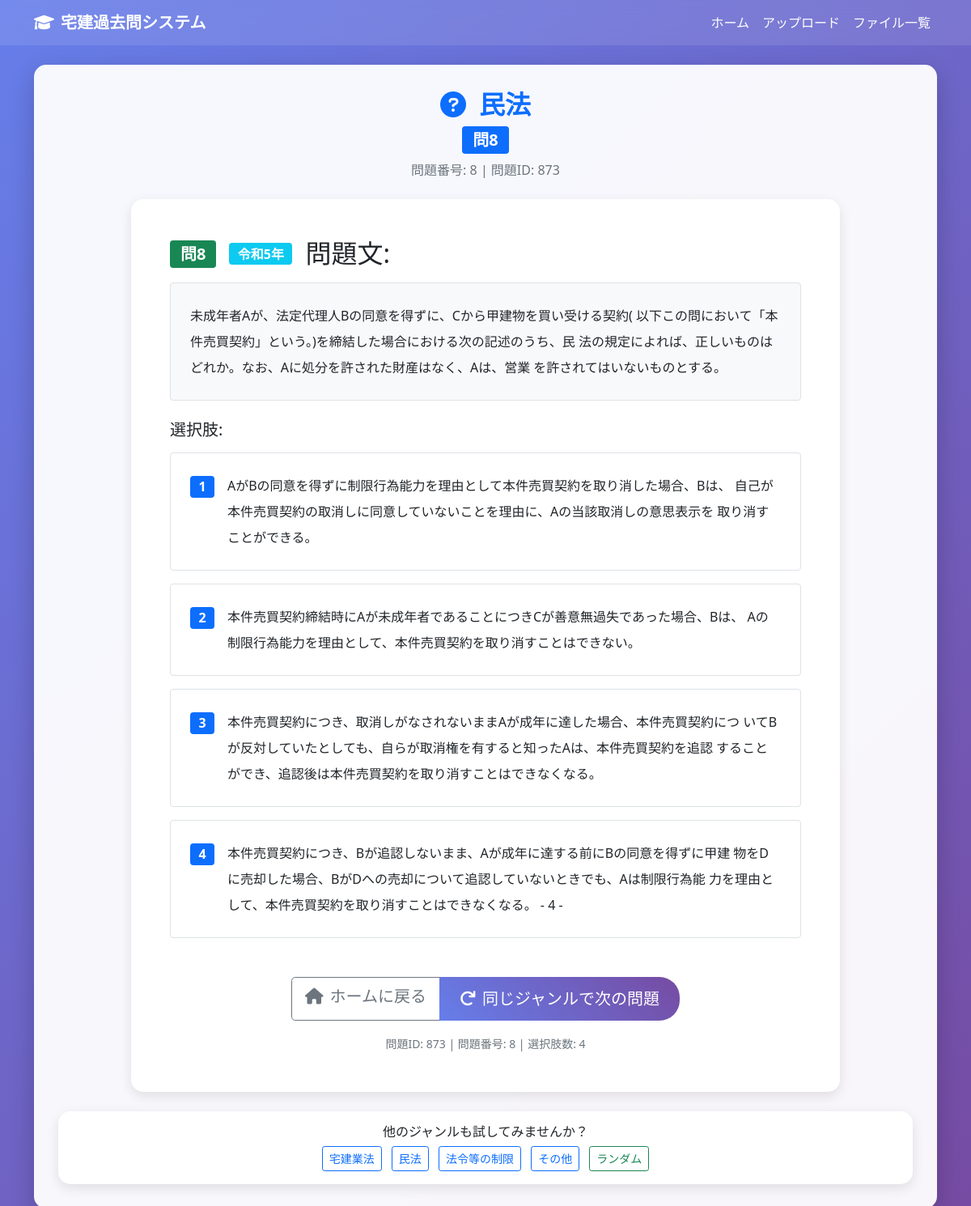
Page /question/civil_law on the committed database.
### tables this page shows
CREATE TABLE questions (
            id INTEGER PRIMARY KEY AUTOINCREMENT,
            pdf_id INTEGER,
            question_text TEXT NOT NULL,
            options TEXT,
            correct_answer TEXT,
            explanation TEXT,
            genre TEXT,
            question_number INTEGER, year TEXT,
            FOREIGN KEY (pdf_id) REFERENCES pdf_files (id)
        );

### app.py (the view)
@app.route('/question/<genre>')
def get_question(genre):
    conn = sqlite3.connect('takken_exam.db')
    cursor = conn.cursor()
    if genre == 'random':
        cursor.execute('SELECT * FROM questions WHERE correct_answer IS NOT NULL AND correct_answer != "" ORDER BY RANDOM() LIMIT 1')
    else:
        cursor.execute('SELECT * FROM questions WHERE genre = ? AND correct_answer IS NOT NULL AND correct_answer != "" ORDER BY RANDOM() LIMIT 1', (genre,))
    question = cursor.fetchone()
    conn.close()
    if question:
        import json
        try:
            options = json.loads(question[3]) if question[3] else []  # optionsはインデックス3
        except (json.JSONDecodeError, TypeError):
            options = []
        question_data = {
            'id': question[0],                    # id
            'question_text': question[2],        # question_text
            'options': options,                  # options (JSON)
            'correct_answer': question[4],       # correct_answer
            'genre': GENRES.get(question[6], question[6]),  # genre
            'question_number': question[7],      # question_number
            'year': question[8] if len(question) > 8 else ''  # year
        }
        return render_template('question.html', question=question_data)
    else:
        flash('該当するジャンルの問題が見つかりません')
        return redirect(url_for('index'))

### templates/question.html (shortened to what this page needs)
{% extends "base.html" %}
{% block content %}
<div class="text-center mb-4">
    <h2 class="fw-bold text-primary">
        <i class="fas fa-question-circle me-3"></i>{{ question.genre }}
    </h2>
    <div class="badge bg-primary fs-5 mb-2">問{{ question.question_number }}</div>
    <p class="text-muted">問題番号: {{ question.question_number }} | 問題ID: {{ question.id }}</p>
</div>
<div class="row justify-content-center">
    <div class="col-lg-10">
        <div class="card card-custom">
            <div class="card-body p-5">
                <div class="question-content">
                    <div class="d-flex align-items-center mb-3">
                        <span class="badge bg-success fs-5 me-3">問{{ question.question_number }}</span>
                        {% if question.year %}
                        <span class="badge bg-info fs-6 me-3">{{ question.year }}</span>
                        {% endif %}
                        <h2 class="mb-0">問題文:</h2>
                    </div>
                    <div class="border rounded p-4 bg-light mb-4" style="min-height: 120px;">
                        <p class="mb-0 fs-6 lh-lg" style="white-space: pre-wrap;">{{ question.question_text }}</p>
                    </div>
                    {% if question.options and question.options|length > 0 %}
                    <h5 class="mb-3">選択肢:</h5>
                    <div class="options-container">
                        {% for option in question.options %}
                        <div class="option-item mb-3 p-4 border rounded bg-white clickable-option"
                             style="min-height: 80px; cursor: pointer; transition: all 0.3s ease;"
                             data-option-number="{{ loop.index }}"
                             onclick="selectOption({{ loop.index }})">
                            <div class="d-flex align-items-start">
                                <span class="badge bg-primary me-3 mt-1 fs-6 option-number">{{ loop.index }}</span>
                                <div class="flex-grow-1">
                                    <p class="mb-0 fs-6 lh-lg" style="white-space: pre-wrap; word-wrap: break-word;">{{ option }}</p>
                                </div>
                            </div>
                        </div>
                        {% endfor %}
                    </div>
                    {% else %}
                    <div class="alert alert-warning mt-3">
                        <i class="fas fa-exclamation-triangle me-2"></i>
                        この問題には選択肢が抽出されていません。PDF処理を改善する必要があります。
                    </div>
                    {% endif %}
                </div>
                <div class="text-center mt-5">
                    <div class="btn-group" role="group">
                        <a href="{{ url_for('index') }}" class="btn btn-outline-secondary btn-lg">
                            <i class="fas fa-home me-2"></i>ホームに戻る
                        </a>
                        <button onclick="location.reload()" class="btn btn-custom btn-lg">
                            <i class="fas fa-redo me-2"></i>同じジャンルで次の問題
                        </button>
                    </div>
                    <div class="mt-3">
                        <small class="text-muted">
                            問題ID: {{ question.id }} |
                            問題番号: {{ question.question_number }} |
                            選択肢数: {{ question.options|length if question.options else 0 }}
                        </small>
                    </div>
                </div>
            </div>
        </div>
    </div>
</div>
<div class="row mt-4">
    <div class="col-12">
        <div class="card card-custom">
            <div class="card-body text-center">
                <h6 class="card-title">他のジャンルも試してみませんか？</h6>
                <div class="btn-group-sm" role="group">
                    <a href="{{ url_for('get_question', genre='takken_law') }}" class="btn btn-outline-primary btn-sm me-2">宅建業法</a>
                    <a href="{{ url_for('get_question', genre='civil_law') }}" class="btn btn-outline-primary btn-sm me-2">民法</a>
                    <a href="{{ url_for('get_question', genre='legal_restrictions') }}" class="btn btn-outline-primary btn-sm me-2">法令等の制限</a>
                    <a href="{{ url_for('get_question', genre='others') }}" class="btn btn-outline-primary btn-sm me-2">その他</a>
                    <a href="{{ url_for('get_question', genre='random') }}" class="btn btn-outline-success btn-sm">ランダム</a>
                </div>
            </div>
        </div>
    </div>
</div>
{% endblock %}

### templates/base.html (style rules this page uses)
body { background: linear-gradient(135deg, #667eea 0%, #764ba2 100%); min-height: 100vh; font-family: 'Segoe UI', Tahoma, Geneva, Verdana, sans-serif; }
.btn-custom { background: linear-gradient(45deg, #667eea, #764ba2); border: none; color: white; padding: 12px 25px; border-radius: 25px; transition: all 0.3s ease; }
.card-custom { border: none; border-radius: 15px; box-shadow: 0 5px 15px rgba(0, 0, 0, 0.1); transition: transform 0.3s ease; }

### rows in the picture
questions: question_number "8", id "873", year "令和5年", question_text "未成年者Aが、法定代理人Bの同意を得ずに、Cから甲建物を買い受ける契約( 以下この問において「本件売買契約」という。)を締結した場合における次の記述のうち、民 法の規定によれば、正しいものはどれか。なお、Aに処分を許された財産はなく、Aは、営業 を許されてはいないものとする。"

### other values in the picture
{{ question.genre }} "民法"
{{ option }} "AがBの同意を得ずに制限行為能力を理由として本件売買契約を取り消した場合、Bは、 自己が本件売買契約の取消しに同意していないことを理由に、Aの当該取消しの意思表示を 取り消すことができる。" "本件売買契約締結時にAが未成年者であることにつきCが善意無過失であった場合、Bは、 Aの制限行為能力を理由として、本件売買契約を取り消すことはできない。" "本件売買契約につき、取消しがなされないままAが成年に達した場合、本件売買契約につ いてBが反対していたとしても、自らが取消権を有すると知ったAは、本件売買契約を追認 することができ、追認後は本件売買契約を取り消すことはできなくなる。" "本件売買契約につき、Bが追認しないまま、Aが成年に達する前にBの同意を得ずに甲建 物をDに売却した場合、BがDへの売却について追認していないときでも、Aは制限行為能 力を理由として、本件売買契約を取り消すことはできなくなる。 - 4 -"
{{ question.options|length if question.options else 0 }} "4"
